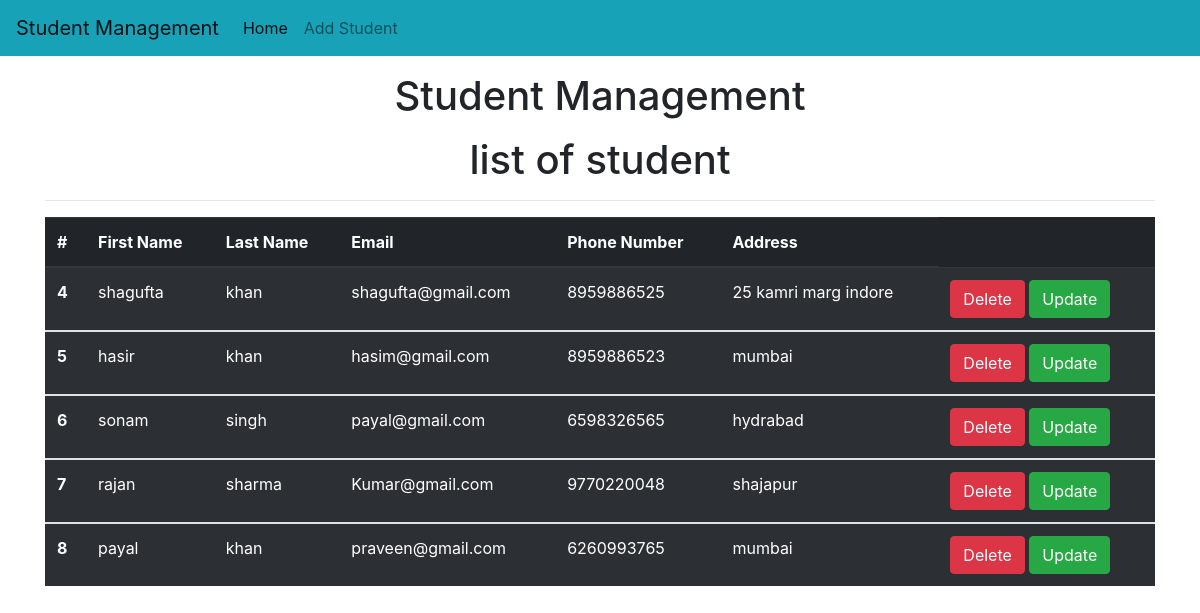
/home/, run on the app's committed database.
### crud_operation/models.py (models this page shows)
class Student(models.Model):
    first_name= models.CharField(max_length=100)
    last_name= models.CharField(max_length=100)
    email=models.CharField(max_length=150)
    phone= models.CharField(max_length=10)
    address=models.CharField(max_length=100)

### crud_operation/views.py (the view)
# urls.py: 2. Add a URL to urlpatterns:  path('', views.home, name='home')
def home (request):
    std=Student.objects.all()
    return render(request,"home.html",{'std':std})

### crud_operation/templates/home.html (shortened to what this page needs)
<!doctype html>
<html lang="en">
  <head>
    <link rel="stylesheet" href="https://cdn.jsdelivr.net/npm/bootstrap@4.0.0/dist/css/bootstrap.min.css">
  </head>
  <body>
     {% include "navbar.html" %}
     <div class="container">
     <h1 class="text-center my-3">Student Management</h1>
     <h1 class="text-center my-3"> list of student</h1>
      <hr>
      <table class="table table-dark table-striped">
  <thead>
    <tr>
      <th scope="col">#</th>
      <th scope="col">First Name</th>
      <th scope="col">Last Name</th>
      <th scope="col">Email</th>
      <th scope="col">Phone Number</th>
      <th scope="col">Address</th>
    </tr>
  </thead>
        {% for s in std %}
  <tbody>
    <tr>
      <th scope="row">{{s.id}}</th>
      <td>{{s.first_name}}</td>
      <td>{{s.last_name}}</td>
      <td>{{s.email}}</td>
      <td>{{s.phone}}</td>
      <td>{{s.address}}</td>
      <td>
        <a href="/delete_student/{{s.id}}" class="btn btn-danger md-sm">Delete</a>
        <a href="/update_student/" class="btn btn-success md-sm">Update</a>
      </td>
    </tr>
  </tbody>
        {% endfor %}
</table>
  </div>
  </body>
</html>

### crud_operation/templates/navbar.html (shortened to what this page needs)
<nav class="navbar navbar-expand-lg navbar-light bg-info">
  <a class="navbar-brand" href="/home/">Student Management</a>
  <div class="collapse navbar-collapse" id="navbarSupportedContent">
    <ul class="navbar-nav mr-auto">
      <li class="nav-item active">
        <a class="nav-link" href="#">Home <span class="sr-only">(current)</span></a>
      </li>
      <li class="nav-item">
        <a class="nav-link" href="/add_student/">Add Student</a>
      </li>
  </div>
</nav>

### data on the page
Student: id "4", first_name "shagufta", last_name "khan", email "shagufta@gmail.com", phone "8959886525", address "25 kamri marg indore"
Student: id "5", first_name "hasir", last_name "khan", email "hasim@gmail.com", phone "8959886523", address "mumbai"
Student: id "6", first_name "sonam", last_name "singh", email "payal@gmail.com", phone "6598326565", address "hydrabad"
Student: id "7", first_name "rajan", last_name "sharma", email "Kumar@gmail.com", phone "9770220048", address "shajapur"
Student: id "8", first_name "payal", last_name "khan", email "praveen@gmail.com", phone "6260993765", address "mumbai"
